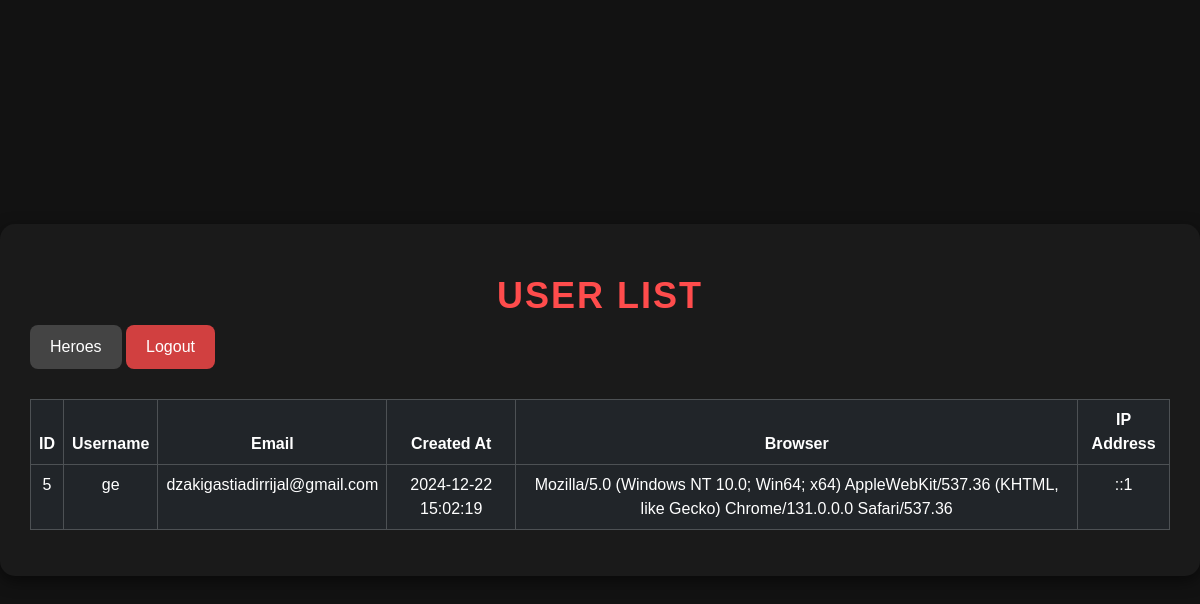
The page /user (signed in) on the database its author committed.
### tables this page shows
CREATE TABLE `users` (
  `id` int(11) NOT NULL,
  `username` varchar(50) NOT NULL,
  `email` varchar(100) NOT NULL,
  `password` varchar(255) NOT NULL,
  `created_at` timestamp NOT NULL DEFAULT current_timestamp(),
  `role` varchar(20) NOT NULL DEFAULT 'user',
  `browser` varchar(255) DEFAULT NULL,
  `ipAddress` varchar(45) DEFAULT NULL
);

### src/controllers/UserController.php (called while the page is built)
<?php
require_once 'src/models/User.php';
class UserController{
    public function index() {
        $users = User::getAllUsers();
        include __DIR__ . '/../views/user_list.php';
    }
}

### src/models/User.php (called while the page is built, shortened)
<?php
class User extends DbConnection{
    public function __construct($username, $email, $password, $created_at, $role, $id = null, $browser = null, $ipAddress = null) {
        $this->id = $id;
        $this->username = $username;
        $this->email = $email;
        $this->created_at = $created_at;
        $this->browser = $browser;
        $this->ipAddress = $ipAddress;
    }
    public static function getAllUsers() {
        $conn = DbConnection::getConnection();
        $sql = "SELECT * FROM users";
        $result = $conn->query($sql);
        $users = [];
        if ($result->num_rows > 0) {
            while ($row = $result->fetch_assoc()) {
                $users[] = new User($row['username'], $row['email'],$row['password'], $row['created_at'], $row['role'], $row['id'], $row['browser'], $row['ipAddress']);
            }
        }
        return $users;
    }
}
?>

### src/views/user_list.php (the view, shortened to what this page needs)
<!DOCTYPE html>
<html lang="en">
<head>
    <link href="https://cdn.jsdelivr.net/npm/bootstrap@5.3.3/dist/css/bootstrap.min.css" rel="stylesheet">
</head>
<body>
<div class="container">
    <h2 class="title">User List</h2>
    <a href="/UAS_IF/heroes" class="btn btn-primary">Heroes</a>
    <a href="/UAS_IF/logout" class="btn btn-danger">Logout</a>
    <table class="table table-bordered table-dark">
        <thead>
            <tr>
                <th>ID</th>
                <th>Username</th>
                <th>Email</th>
                <th>Created At</th>
                <th>Browser</th>
                <th>IP Address</th>
            </tr>
        </thead>
        <tbody>
            <?php foreach ($users as $user): ?>
                <tr>
                    <td><?php echo htmlspecialchars($user->id); ?></td>
                    <td><?php echo htmlspecialchars($user->username); ?></td>
                    <td><?php echo htmlspecialchars($user->email); ?></td>
                    <td><?php echo htmlspecialchars($user->created_at); ?></td>
                    <td><?php echo htmlspecialchars($user->browser); ?></td>
                    <td><?php echo htmlspecialchars($user->ipAddress); ?></td>
                </tr>
            <?php endforeach; ?>
        </tbody>
    </table>
</div>
</body>
</html>

### src/views/user_list.php (style rules this page uses)
body { background-color: #121212; color: #fff; font-family: 'Arial', sans-serif; margin: 0; padding: 0; display: flex; justify-content: center; align-items: center; min-height: 100vh; }
.title { font-family: 'Arial', sans-serif; font-size: 36px; font-weight: bold; color: #ff4c4c; text-align: center; margin-top: 20px; text-transform: uppercase; letter-spacing: 2px; }
.container { max-width: 1200px; width: 100%; background-color: #1a1a1a; padding: 30px; border-radius: 15px; box-shadow: 0 5px 15px rgba(0, 0, 0, 0.5); }
.btn-primary { background-color: #444; color: #fff; border: none; border-radius: 8px; padding: 10px 20px; text-decoration: none; display: inline-block; font-size: 16px; transition: background-color 0.3s ease; }
.btn-danger { background-color: #d14040; color: #fff; border: none; border-radius: 8px; padding: 10px 20px; text-decoration: none; display: inline-block; font-size: 16px; transition: background-color 0.3s ease; }
table { width: 100%; margin-top: 30px; border-collapse: collapse; }
table th, table td { padding: 15px; text-align: center; }
table th { background-color: #333; color: #ff4c4c; font-weight: bold; }
table td { background-color: #1a1a1a; color: #fff; border-bottom: 1px solid #444; }

### rows shown on the page
users: id "5", username "ge", email "dzakigastiadirrijal@gmail.com", created_at "2024-12-22 15:02:19", browser "Mozilla/5.0 (Windows NT 10.0; Win64; x64) AppleWebKit/537.36 (KHTML, like Gecko) Chrome/131.0.0.0 Safari/537.36", ipAddress "::1"
